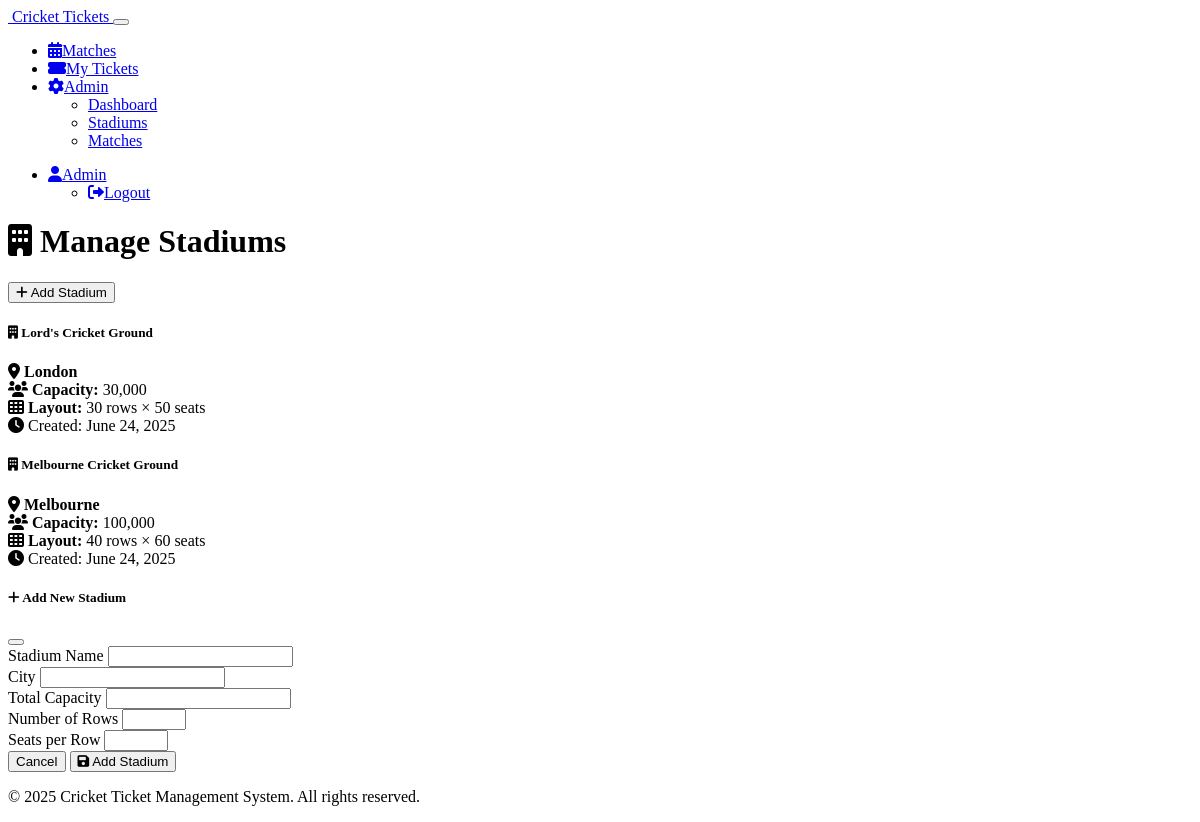
Screenshot of /admin/stadiums (signed in) with the database file from the repository.
### models.py (models this page shows)
class User(UserMixin, db.Model):
    id = db.Column(db.Integer, primary_key=True)
    name = db.Column(db.String(100), nullable=False)
    email = db.Column(db.String(120), unique=True, nullable=False)
    password_hash = db.Column(db.String(256), nullable=False)
    is_admin = db.Column(db.Boolean, default=False)
    created_at = db.Column(db.DateTime, default=datetime.utcnow)
    bookings = db.relationship('Booking', backref='user', lazy=True, cascade='all, delete-orphan')

class Stadium(db.Model):
    id = db.Column(db.Integer, primary_key=True)
    name = db.Column(db.String(200), nullable=False)
    city = db.Column(db.String(100), nullable=False)
    capacity = db.Column(db.Integer, nullable=False)
    rows = db.Column(db.Integer, nullable=False)
    seats_per_row = db.Column(db.Integer, nullable=False)
    created_at = db.Column(db.DateTime, default=datetime.utcnow)
    matches = db.relationship('Match', backref='stadium', lazy=True, cascade='all, delete-orphan')

### routes.py (the view)
@app.route('/admin/stadiums')
@login_required
def admin_stadiums():
    if not current_user.is_admin:
        flash('Access denied.', 'error')
        return redirect(url_for('matches'))
    stadiums = Stadium.query.all()
    return render_template('admin/stadiums.html', stadiums=stadiums)

### app.py (called while the page is built)
@login_manager.user_loader
def load_user(user_id):
    from models import User
    return User.query.get(int(user_id))

### templates/admin/stadiums.html (shortened to what this page needs)
{% extends "base.html" %}
{% block content %}
<div class="container">
    <div class="row">
        <div class="col-12">
            <div class="d-flex justify-content-between align-items-center mb-4">
                <h1>
                    <i class="fas fa-building me-2"></i>
                    Manage Stadiums
                </h1>
                <button class="btn btn-primary" data-bs-toggle="modal" data-bs-target="#addStadiumModal">
                    <i class="fas fa-plus me-2"></i>
                    Add Stadium
                </button>
            </div>
        </div>
    </div>
    {% if stadiums %}
        <div class="row">
            {% for stadium in stadiums %}
                <div class="col-lg-6 col-xl-4 mb-4">
                    <div class="card shadow-sm">
                        <div class="card-header bg-info text-white">
                            <h5 class="mb-0">
                                <i class="fas fa-building me-2"></i>
                                {{ stadium.name }}
                            </h5>
                        </div>
                        <div class="card-body">
                            <div class="mb-2">
                                <i class="fas fa-map-marker-alt text-danger me-2"></i>
                                <strong>{{ stadium.city }}</strong>
                            </div>
                            <div class="mb-2">
                                <i class="fas fa-users text-primary me-2"></i>
                                <strong>Capacity:</strong> {{ "{:,}".format(stadium.capacity) }}
                            </div>
                            <div class="mb-2">
                                <i class="fas fa-th text-success me-2"></i>
                                <strong>Layout:</strong> {{ stadium.rows }} rows × {{ stadium.seats_per_row }} seats
                            </div>
                            <div class="text-muted small">
                                <i class="fas fa-clock me-1"></i>
                                Created: {{ stadium.created_at.strftime('%B %d, %Y') }}
                            </div>
                        </div>
                    </div>
                </div>
            {% endfor %}
        </div>
    {% endif %}
</div>
<div class="modal fade" id="addStadiumModal" tabindex="-1">
    <div class="modal-dialog">
        <div class="modal-content">
            <div class="modal-header">
                <h5 class="modal-title">
                    <i class="fas fa-plus me-2"></i>
                    Add New Stadium
                </h5>
                <button type="button" class="btn-close" data-bs-dismiss="modal"></button>
            </div>
            <form method="POST" action="{{ url_for('add_stadium') }}">
                <div class="modal-body">
                    <div class="mb-3">
                        <label for="name" class="form-label">Stadium Name</label>
                        <input type="text" class="form-control" id="name" name="name" required>
                    </div>
                    <div class="mb-3">
                        <label for="city" class="form-label">City</label>
                        <input type="text" class="form-control" id="city" name="city" required>
                    </div>
                    <div class="mb-3">
                        <label for="capacity" class="form-label">Total Capacity</label>
                        <input type="number" class="form-control" id="capacity" name="capacity" required min="1000">
                    </div>
                    <div class="row">
                        <div class="col-6">
                            <div class="mb-3">
                                <label for="rows" class="form-label">Number of Rows</label>
                                <input type="number" class="form-control" id="rows" name="rows" required min="10" max="100">
                            </div>
                        </div>
                        <div class="col-6">
                            <div class="mb-3">
                                <label for="seats_per_row" class="form-label">Seats per Row</label>
                                <input type="number" class="form-control" id="seats_per_row" name="seats_per_row" required min="20" max="100">
                            </div>
                        </div>
                    </div>
                </div>
                <div class="modal-footer">
                    <button type="button" class="btn btn-secondary" data-bs-dismiss="modal">Cancel</button>
                    <button type="submit" class="btn btn-primary">
                        <i class="fas fa-save me-2"></i>
                        Add Stadium
                    </button>
                </div>
            </form>
        </div>
    </div>
</div>
{% endblock %}

### templates/base.html (shortened to what this page needs)
<!DOCTYPE html>
<html lang="en" data-bs-theme="dark">
<head>
    <link href="https://cdn.replit.com/agent/bootstrap-agent-dark-theme.min.css" rel="stylesheet">
    <link rel="stylesheet" href="https://cdnjs.cloudflare.com/ajax/libs/font-awesome/6.0.0/css/all.min.css">
    <link rel="stylesheet" href="{{ url_for('static', filename='css/style.css') }}">
</head>
<body>
    <nav class="navbar navbar-expand-lg navbar-dark bg-primary">
        <div class="container">
            <a class="navbar-brand" href="{{ url_for('index') }}">
                Cricket Tickets
            </a>
            <button class="navbar-toggler" type="button" data-bs-toggle="collapse" data-bs-target="#navbarNav">
            </button>
            <div class="collapse navbar-collapse" id="navbarNav">
                <ul class="navbar-nav me-auto">
                    <li class="nav-item">
                        <a class="nav-link" href="{{ url_for('matches') }}">
                            <i class="fas fa-calendar-alt me-1"></i>Matches
                        </a>
                    </li>
                    {% if current_user.is_authenticated %}
                        <li class="nav-item">
                            <a class="nav-link" href="{{ url_for('tickets') }}">
                                <i class="fas fa-ticket-alt me-1"></i>My Tickets
                            </a>
                        </li>
                        {% if current_user.is_admin %}
                            <li class="nav-item dropdown">
                                <a class="nav-link dropdown-toggle" href="#" role="button" data-bs-toggle="dropdown">
                                    <i class="fas fa-cog me-1"></i>Admin
                                </a>
                                <ul class="dropdown-menu">
                                    <li><a class="dropdown-item" href="{{ url_for('dashboard') }}">Dashboard</a></li>
                                    <li><a class="dropdown-item" href="{{ url_for('admin_stadiums') }}">Stadiums</a></li>
                                    <li><a class="dropdown-item" href="{{ url_for('admin_matches') }}">Matches</a></li>
                                </ul>
                            </li>
                        {% endif %}
                    {% endif %}
                </ul>
                <ul class="navbar-nav">
                    {% if current_user.is_authenticated %}
                        <li class="nav-item dropdown">
                            <a class="nav-link dropdown-toggle" href="#" role="button" data-bs-toggle="dropdown">
                                <i class="fas fa-user me-1"></i>{{ current_user.name }}
                            </a>
                            <ul class="dropdown-menu">
                                <li><a class="dropdown-item" href="{{ url_for('logout') }}">
                                    <i class="fas fa-sign-out-alt me-1"></i>Logout
                                </a></li>
                            </ul>
                        </li>
                    {% endif %}
                </ul>
            </div>
        </div>
    </nav>
    <main class="py-4">
        {% block content %}{% endblock %}
    </main>
    <footer class="bg-dark mt-5 py-4">
        <div class="container text-center">
            <p class="mb-0">&copy; 2025 Cricket Ticket Management System. All rights reserved.</p>
        </div>
    </footer>
</body>
</html>

### static/css/style.css (style rules this page uses)
.card { transition: transform 0.2s ease, box-shadow 0.2s ease; }
.btn { transition: all 0.2s ease; }
:root { --cricket-green: #2d5a27; --cricket-brown: #8b4513; --cricket-white: #ffffff; }
.card-header.bg-info { background: linear-gradient(135deg, var(--bs-info), var(--bs-primary)) !important; }
footer { margin-top: auto; }

### rows the page displays
User: name "Admin"
Stadium: name "Lord's Cricket Ground", city "London", capacity "30,000", rows "30", seats_per_row "50", created_at "June 24, 2025"
Stadium: name "Melbourne Cricket Ground", city "Melbourne", capacity "100,000", rows "40", seats_per_row "60", created_at "June 24, 2025"
